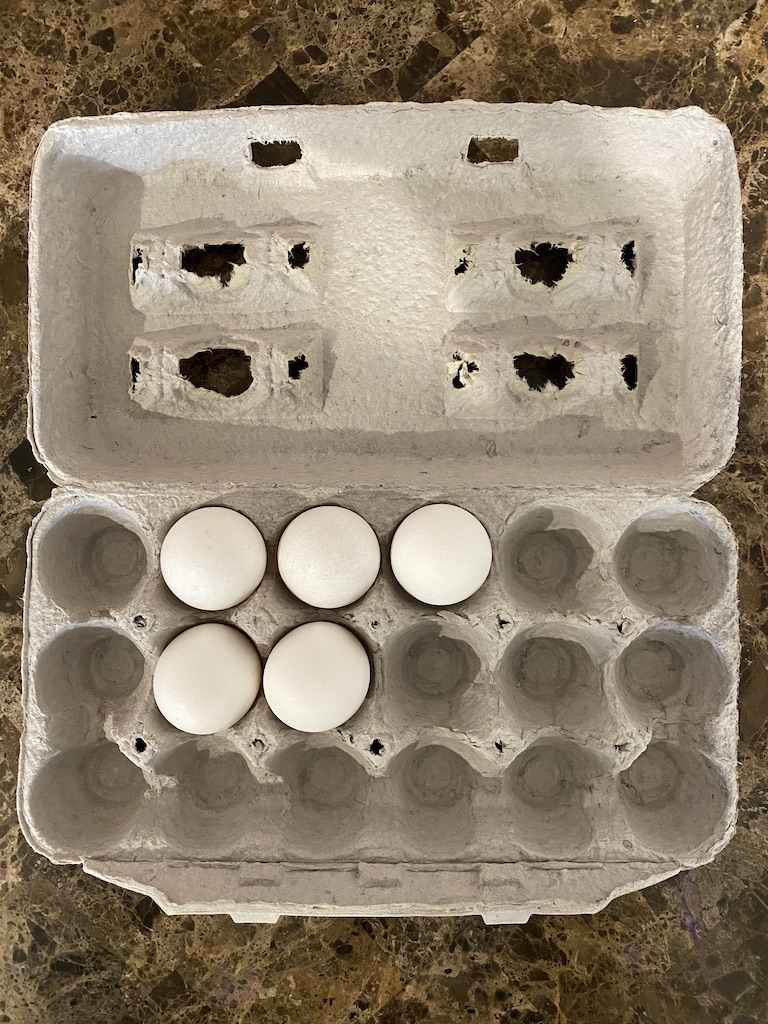
#> input picture code_examples/Chapter_7_Real_Life_Example/images/eggs_5_top_view_2.jpeg, 768 x 1024 px
$ python demo.py
#> lines starting #> are read from the running program, lines starting #| are printed output that depends on the picture; after the words box and inside, x2 and y2 are one past the last pixel; in counts of white or black regions, pixels touching at a corner belong together
import cv2
import numpy as np
image = cv2.imread('./images/eggs_5_top_view_2.jpeg')
#> image is the input picture: shape (1024, 768, 3); mean B, G, R 110.4, 129.7, 143.2
cv2.imshow('input', image)
cv2.waitKey(100)

gray = cv2.cvtColor(image, cv2.COLOR_BGR2GRAY)
cv2.imshow('input', gray)
cv2.waitKey(100)

blurred = cv2.GaussianBlur(gray, (3,3), None)
cv2.imshow('input', blurred)
cv2.waitKey(100)

retVal, thresh = cv2.threshold(blurred, 0, 255, cv2.THRESH_BINARY + cv2.THRESH_OTSU)
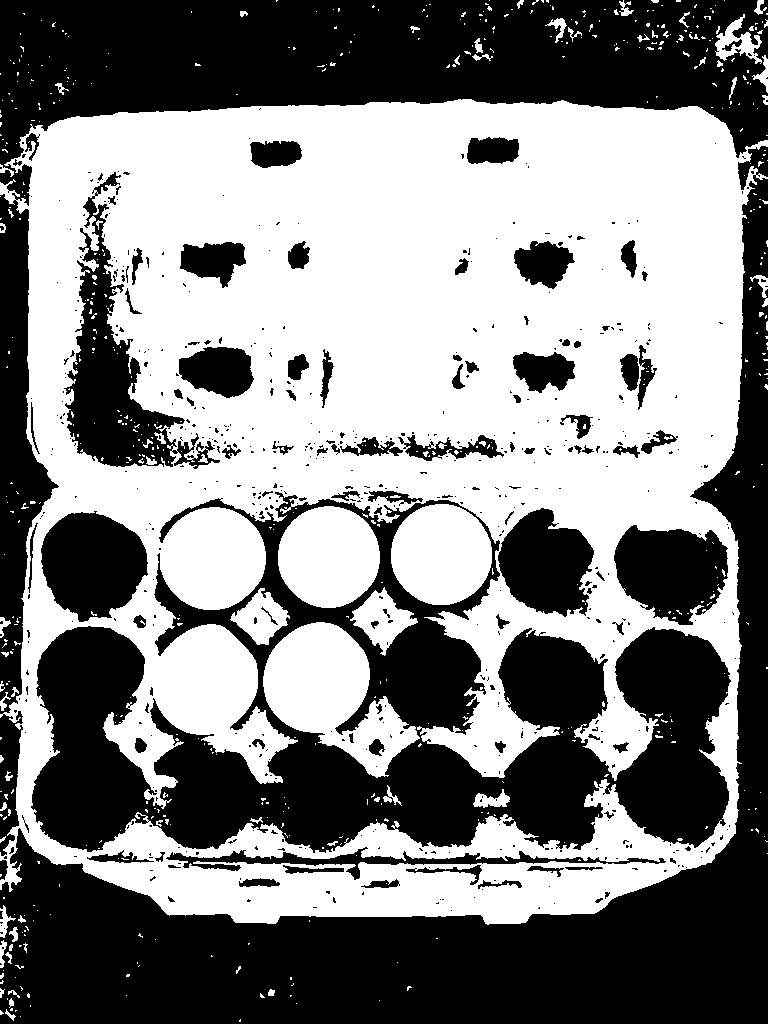
#> thresh: shape (1024, 768); 50.9% white; 589 black regions (488 under 20 px), largest, box (x1, y1, x2, y2) and area: (0, 146, 768, 1024) 116720, (31, 492, 731, 853) 106063, (0, 0, 768, 856) 99468
#> retVal = 130
print('retVal: ', retVal)
#| retVal:  130.0
cv2.imshow('input', thresh)
cv2.waitKey(100)

thresh = cv2.erode(thresh, None, iterations=1)
#> thresh: shape (1024, 768); 45.9% white; 244 white regions (206 under 20 px)
cv2.imshow('input', thresh)
cv2.waitKey(100)

contours_image = image.copy()
contours, hierarchy = cv2.findContours(thresh, cv2.RETR_EXTERNAL, cv2.CHAIN_APPROX_SIMPLE)
#> contours = 131 contours, 121 with area under 20; largest, box (x1, y1, x2, y2) and area: (7, 100, 749, 923) 556710, (716, 18, 742, 59) 236, (740, 33, 758, 53) 126, (6, 855, 20, 884) 102, (0, 184, 14, 203) 69
cv2.drawContours(contours_image, contours, -1, (0,255,0), 1)
cv2.imshow('input', contours_image)
cv2.waitKey(100)

box_contour = max(contours, key=cv2.contourArea)
#> box_contour = contour of 1139 points, box (x1, y1, x2, y2) (7, 100, 749, 923), area 556710
contours_image = image.copy()
cv2.drawContours(contours_image, [box_contour], -1, (0,255,0), 1)
cv2.imshow('input', contours_image)
cv2.waitKey(100)

peri = cv2.arcLength(box_contour, True)
#> peri = 3661.8
approx_cnt = cv2.approxPolyDP(box_contour, peri * .04, True)
#> approx_cnt = [[724, 124], [31, 129], [35, 850], [710, 861]]
contours_image = image.copy()
cv2.drawContours(contours_image, [approx_cnt], -1, (0,255,0), 1)
cv2.imshow('input', contours_image)
cv2.waitKey(100)

rectangle_image = image.copy()
x, y, w, h = cv2.boundingRect(approx_cnt)
#> x = 31; y = 124; w = 694; h = 738
cv2.rectangle(rectangle_image, (x,y), (x+w, y+h), (255,0,0), 1)
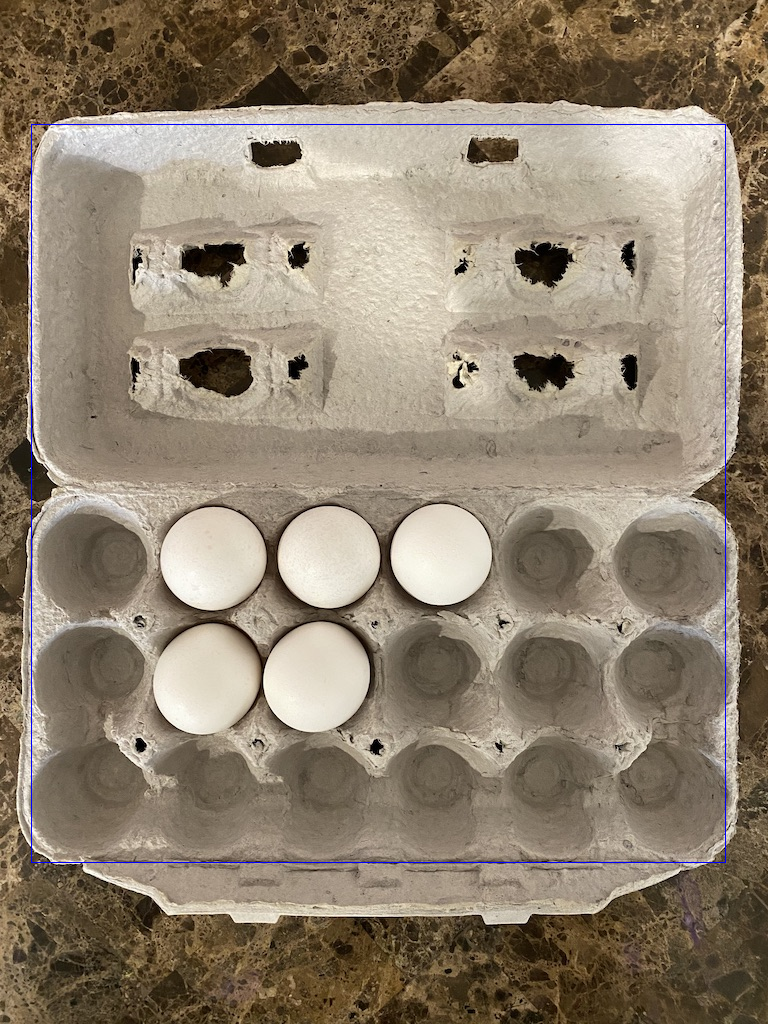
#> rectangle_image: shape (1024, 768, 3); 0.36% of pixels changed, all inside (x1, y1, x2, y2) = (31, 124, 726, 863)
cv2.imshow('input', rectangle_image)
cv2.waitKey(100)

mask = np.zeros((image.shape[0], image.shape[1]), dtype='uint8')
cv2.imshow('output', mask)
cv2.waitKey(100)

# cv2.rectangle(mask, (x,y), (x+w, y+w), (255, 255, 255), -1)
# cv2.imshow('output', mask)
# cv2.waitKey(100)

my_hand_made_contour = np.array([[x,y], [x+w, y], [x+w, y+h], [x, y+h]])
#> my_hand_made_contour = [[31, 124], [725, 124], [725, 862], [31, 862]]
cv2.drawContours(mask, [my_hand_made_contour], 0, (255,255,255), -1)
#> mask: shape (1024, 768); 65.3% white; 1 black region, box (x1, y1, x2, y2) and area: (0, 0, 768, 1024) 272827
cv2.imshow('output', mask)
cv2.waitKey(100)

image = cv2.bitwise_and(image, image, mask=mask)
cv2.imshow('output', image)
cv2.waitKey(100)

gray = cv2.cvtColor(image, cv2.COLOR_BGR2GRAY)
blurred = cv2.GaussianBlur(gray, (3,3), None)
cv2.imshow('output', blurred)
cv2.waitKey(100)

retVal, thresh = cv2.threshold(blurred, 200, 255, cv2.THRESH_BINARY)
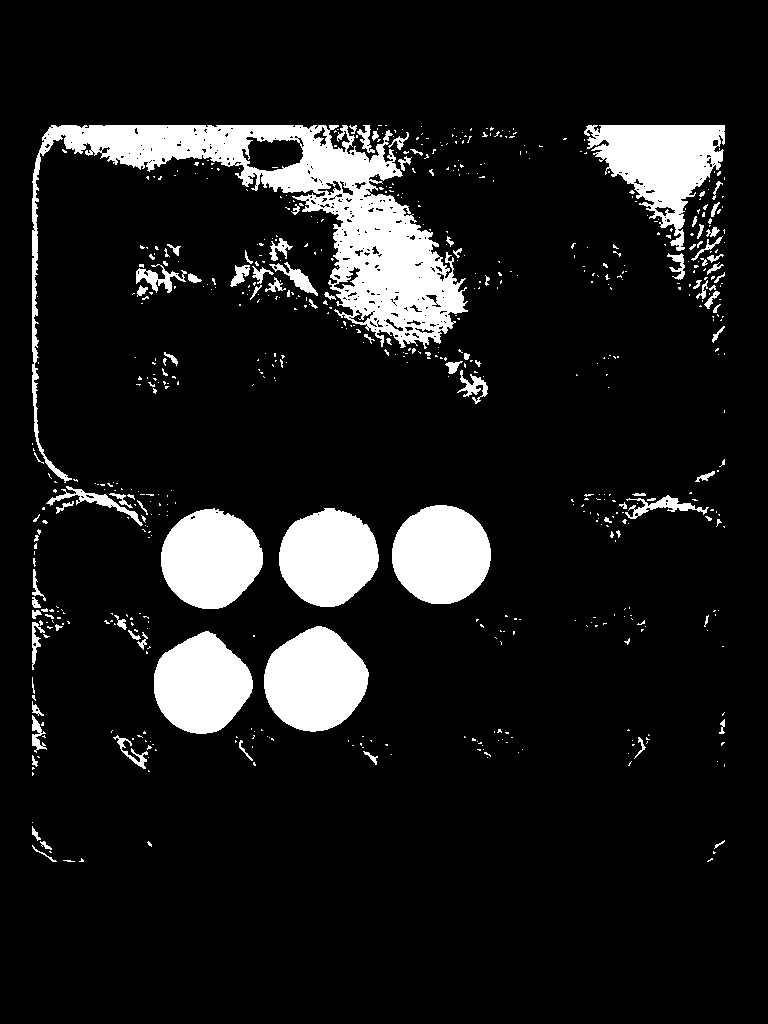
#> thresh: shape (1024, 768); 10.9% white; 643 white regions (544 under 20 px)
cv2.imshow('output', thresh)
cv2.waitKey(100)

cnts, hierarchy = cv2.findContours(thresh, cv2.RETR_LIST, cv2.CHAIN_APPROX_SIMPLE)
#> cnts = 929 contours, 828 with area under 20; largest, box (x1, y1, x2, y2) and area: (32, 125, 468, 483) 29710, (584, 125, 725, 251) 8360, (264, 626, 369, 732) 7984, (161, 508, 263, 609) 7588, (392, 505, 491, 604) 7538
print('total number of possible eggs: ', len(cnts))
#| total number of possible eggs:  929

selected_contours = []
for index, cnt in enumerate(cnts):
  area = cv2.contourArea(cnt)
  print(f'index: {index} has area: {area}')
  if area > 500:
    selected_contours.append(cnt)
#> this loop made 929 passes
#> area on passes 6, 8, 10: 26, 28, 35.5
#> (printed output is left out)
#> after the loop, selected_contours = 9 contours; largest, box (x1, y1, x2, y2) and area: (32, 125, 468, 483) 29710, (584, 125, 725, 251) 8360, (264, 626, 369, 732) 7984, (161, 508, 263, 609) 7588, (392, 505, 491, 604) 7538

print('reduced number of selected contours size: ', len(selected_contours))
# cv2.drawContours(image, selected_contours, -1, (0,255,0), 1)
# cv2.imshow('output', image)
# cv2.waitKey(100)

circle_contours = []
circle_count = 0
for index, contour in enumerate(selected_contours):
  circle_check_image = image.copy()
  (x, y), radius = cv2.minEnclosingCircle(contour)
  x = int(x)
  y = int(y)
  circle_area = np.pi * radius * radius
  contour_area = cv2.contourArea(contour)
  radius = int(radius)
  print('looking at contour index: ', index, "circle attributes: ", x, y, radius)
  off_percentage = int(((circle_area - contour_area) / contour_area) * 100)
  if off_percentage <= 50:
    is_circle = True
    circle_contours.append(contour)
    circle_count = circle_count + 1
  else:
    is_circle = False

  print('circle_area: ', circle_area, ' and contour_area: ', contour_area, " off percentage: ", off_percentage)
  print('stats: ', index, is_circle, circle_count)

  cv2.drawContours(circle_check_image, [contour], -1, (0, 255, 0), 1)
  cv2.circle(circle_check_image, (x,y), radius, (255, 0, 0), 1)
  cv2.imshow('output', circle_check_image)
  cv2.waitKey(100)
#> this loop made 9 passes
#> (x, y, radius, circle_area, contour_area, off_percentage, is_circle) on passes 1 to 8: (201, 681, 51, 8285.5, 7193.5, 15, True), (315, 678, 53, 8868, 7984.5, 11, True), (328, 556, 50, 7876.3, 7307.5, 7, True), (211, 558, 50, 8165.8, 7587.5, 7, True), (440, 554, 49, 7753.8, 7537.5, 2, True), (94, 513, 49, 7584.6, 551.5, 1275, False), (272, 152, 31, 3057.6, 1574, 94, False), (655, 171, 82, 21483.1, 8360, 156, False)
#> after the loop, circle_contours = 5 contours; box (x1, y1, x2, y2) and area: (264, 626, 369, 732) 7984, (161, 508, 263, 609) 7588, (392, 505, 491, 604) 7538, (279, 508, 379, 607) 7308, (154, 631, 253, 734) 7194; circle_count = 5

cv2.drawContours(image, circle_contours, -1, (0,255,0), 2)
cv2.putText(image, f"Count of Eggs: {circle_count}", (30,30), cv2.FONT_HERSHEY_COMPLEX, 1, (0,255,0), 2)
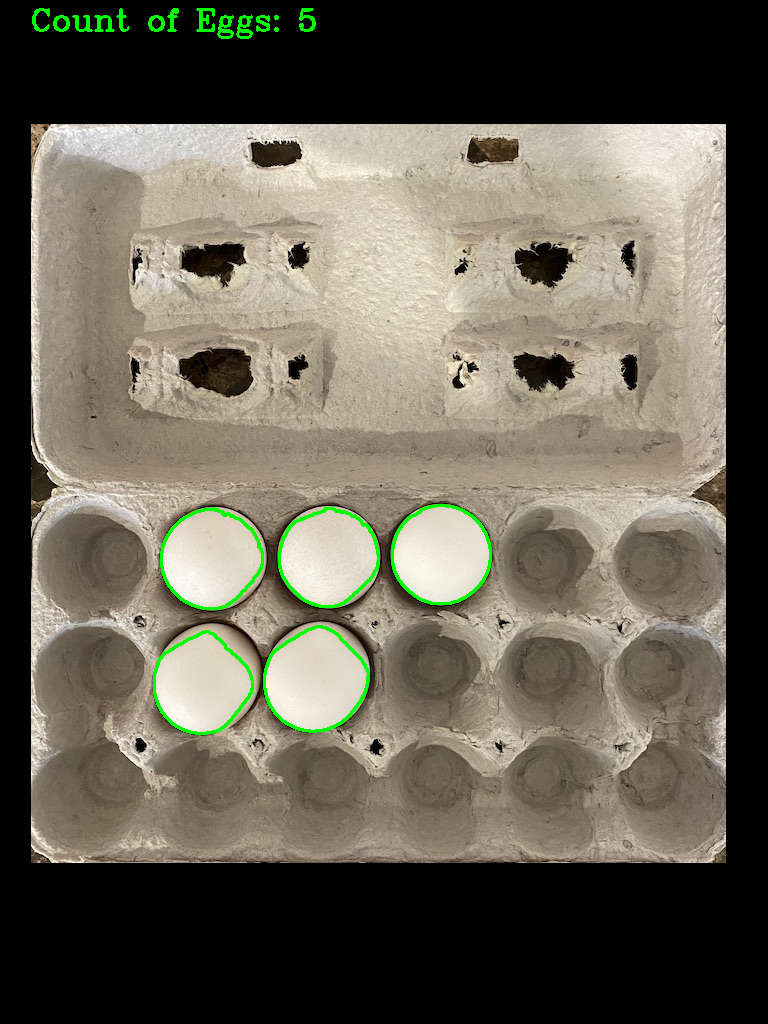
#> image: shape (1024, 768, 3); mean B, G, R 85.7, 99, 103.9
cv2.imshow('output', image)
cv2.waitKey(-1)

$ run again, with code_examples/Chapter_7_Real_Life_Example/images/eggs_2_with_1_outside.jpeg copied over code_examples/Chapter_7_Real_Life_Example/images/eggs_5_top_view_2.jpeg
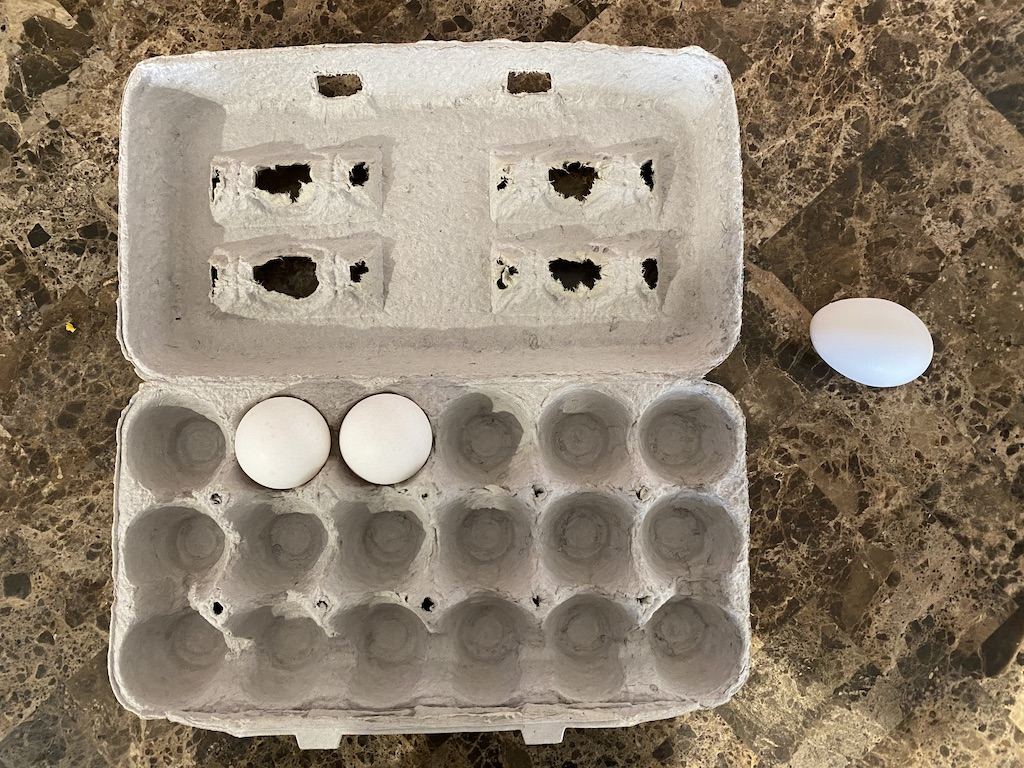
#> input picture code_examples/Chapter_7_Real_Life_Example/images/eggs_2_with_1_outside.jpeg, 1024 x 768 px
#> image is the input picture: shape (768, 1024, 3); mean B, G, R 110.1, 127.8, 141.6
#> `retVal, thresh = cv2.threshold(blurred, 0, 255, cv2.THRESH_BINARY + cv..`:
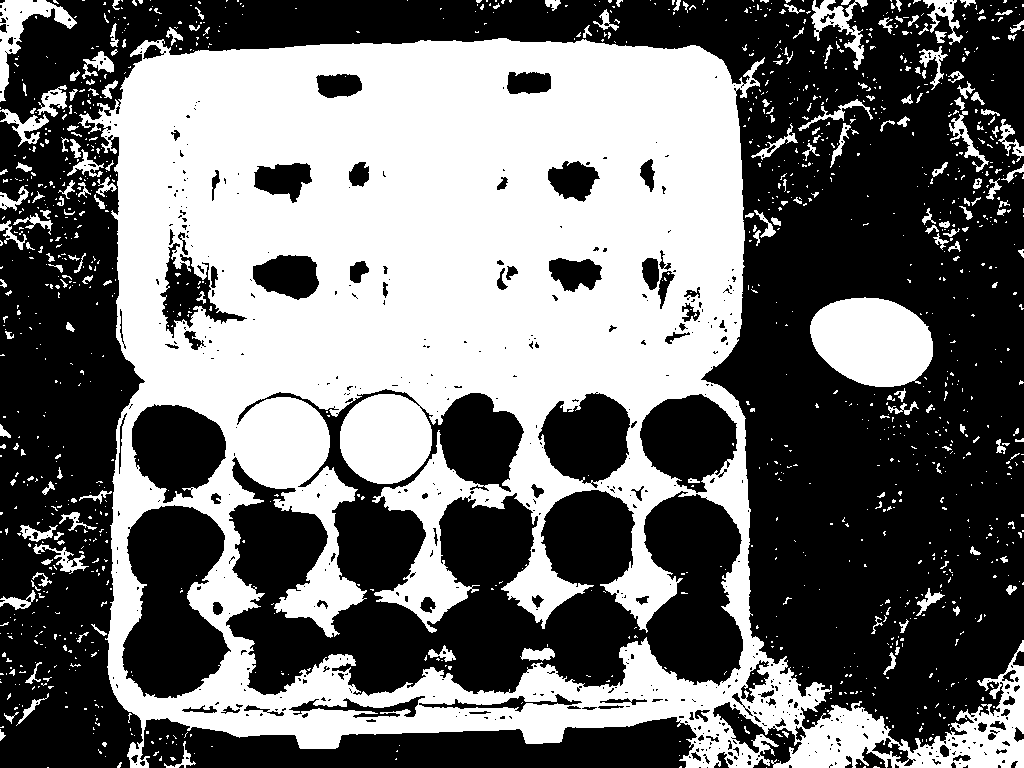
#> thresh: shape (768, 1024); 43.8% white; 1321 white regions (1131 under 20 px), largest, box (x1, y1, x2, y2) and area: (78, 38, 1024, 768) 311561, (810, 297, 933, 387) 8542, (0, 0, 77, 102) 2055
#> retVal = 135
#| retVal:  135.0
#> contours = 457 contours, 413 with area under 20; largest, box (x1, y1, x2, y2) and area: (82, 39, 773, 768) 422670, (811, 299, 932, 386) 7957, (897, 666, 1024, 768) 4024, (774, 706, 888, 768) 3398, (742, 660, 824, 733) 2022
#> box_contour = contour of 1131 points, box (x1, y1, x2, y2) (82, 39, 773, 768), area 422670
#> peri = 3532.9
#> approx_cnt = [[720, 60], [82, 116], [143, 728], [756, 722]]
#> `x, y, w, h = cv2.boundingRect(approx_cnt)`: x = 82; y = 60; w = 675; h = 669
#> rectangle_image: shape (768, 1024, 3); 0.34% of pixels changed, all inside (x1, y1, x2, y2) = (82, 60, 758, 730)
#> my_hand_made_contour = [[82, 60], [757, 60], [757, 729], [82, 729]]
#> mask: shape (768, 1024); 57.6% white; 1 black region, box (x1, y1, x2, y2) and area: (0, 0, 1024, 768) 333512
#> cnts = 1174 contours, 1039 with area under 20; largest, box (x1, y1, x2, y2) and area: (118, 61, 743, 383) 29458, (234, 398, 328, 488) 6292, (340, 395, 431, 483) 6063, (392, 115, 473, 206) 2610, (477, 147, 551, 223) 2604
#| total number of possible eggs:  1174
#> the loop `for index, cnt in enumerate(cnts):` made 1174 passes
#> area on passes 24, 28, 33: 30, 24, 213.5
#> (printed output is left out)
#> after the loop `for index, cnt in enumerate(cnts):`: selected_contours = 17 contours; largest, box (x1, y1, x2, y2) and area: (118, 61, 743, 383) 29458, (234, 398, 328, 488) 6292, (340, 395, 431, 483) 6063, (392, 115, 473, 206) 2610, (477, 147, 551, 223) 2604
#> the loop `for index, contour in enumerate(selected_contours):` made 17 passes
#> (x, y, radius, circle_area, contour_area, off_percentage, is_circle, circle_count) on passes 2 to 3: (280, 440, 46, 6843.7, 6292.5, 8, True, 1), (385, 438, 45, 6508.2, 6063, 7, True, 2)
#> after the loop `for index, contour in enumerate(selected_contours):`: circle_contours = 2 contours; box (x1, y1, x2, y2) and area: (234, 398, 328, 488) 6292, (340, 395, 431, 483) 6063; circle_count = 2
#> `cv2.putText(image, f"Count of Eggs: {circle_count}", (30,30), cv2.FONT..`:
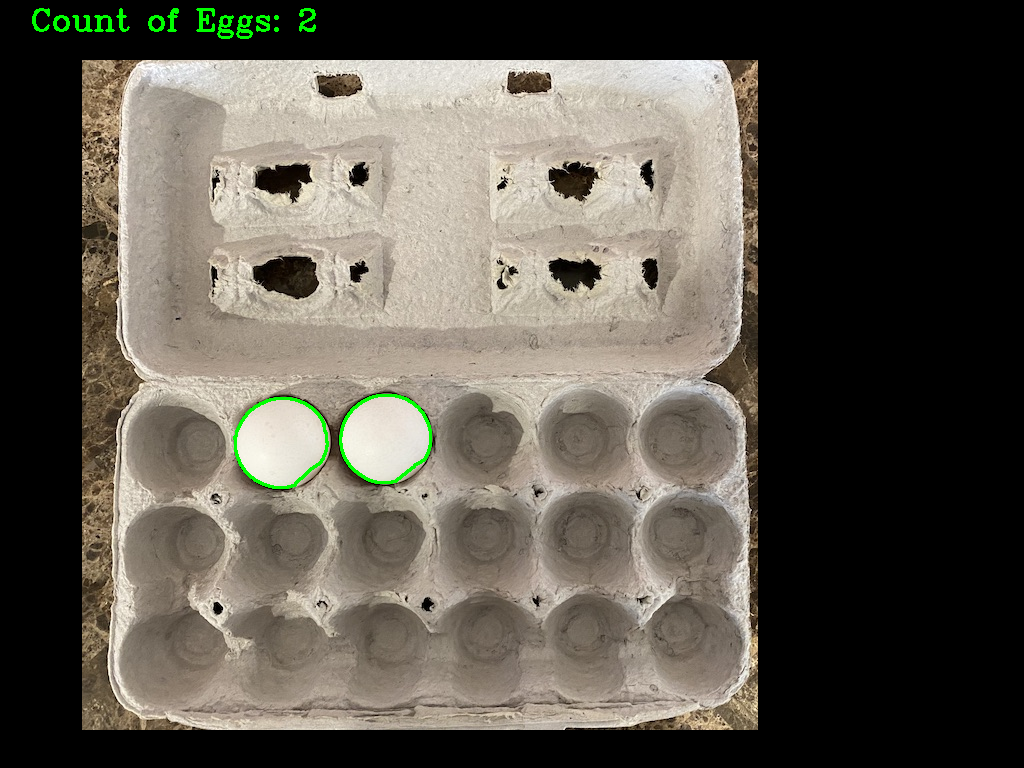
#> image: shape (768, 1024, 3); mean B, G, R 77.7, 87.3, 92.2
